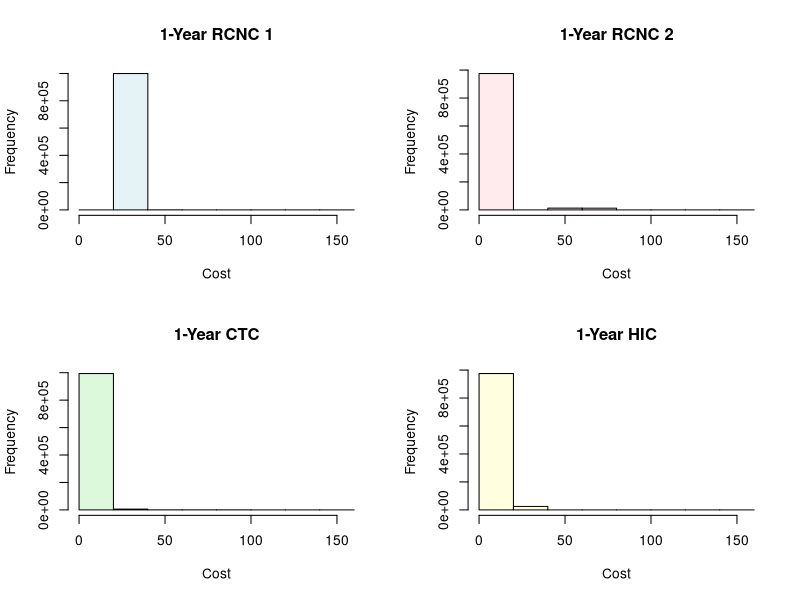
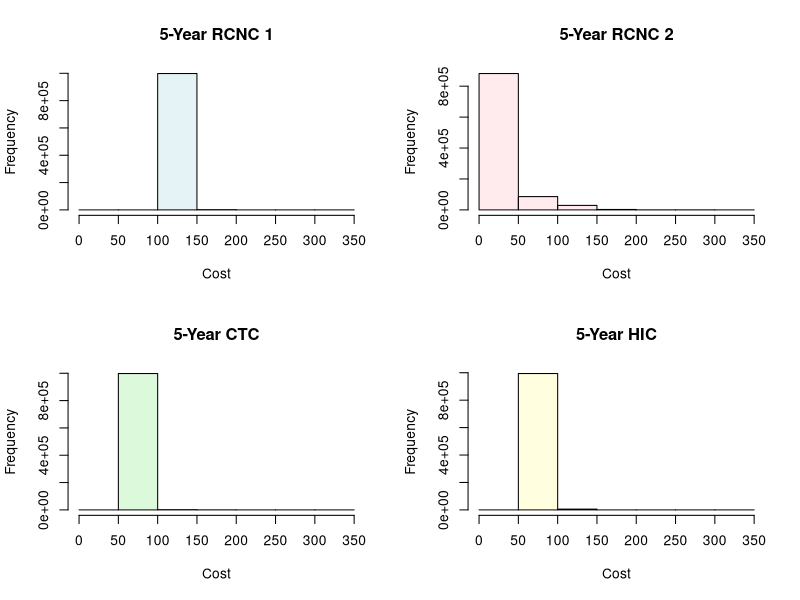
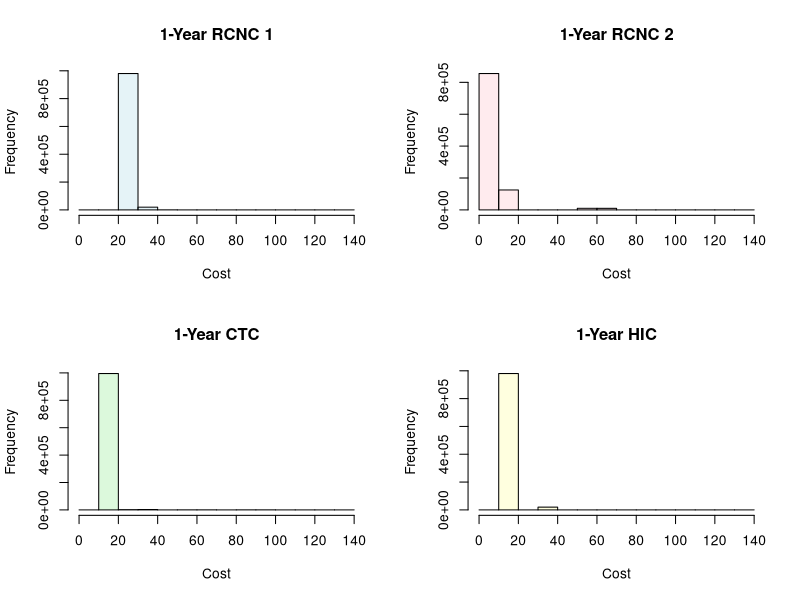
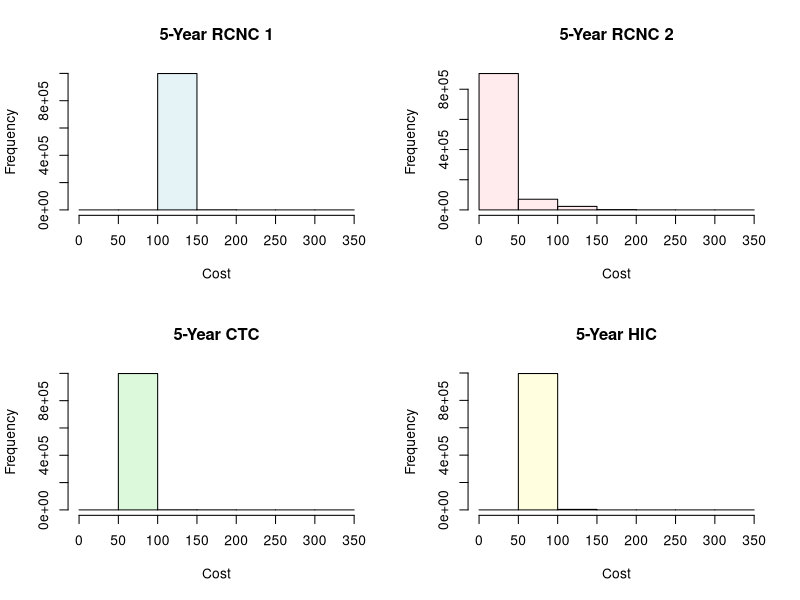

Write R code to recreate these figures, in order.
## ---- chunk 1
knitr::opts_chunk$set(echo = FALSE, message=FALSE, warning=FALSE)
## ---- chunk 2
industry <- 5000000
crash_prob <- 1 / industry

sens <- 1.25 * 5000000
sens_prob <- 1 / sens
## ---- chunk 3
name <- c('Boeing', 'Airbus M200', 'Airbus M300')
number <- c(47, 15, 24)
price <- c(56.4, 78.9, 88.5)
freq <- c(6, 2.25, 2)

mat_table <- matrix(c(name, number, price, freq), nrow = 3, ncol = 4)
knitr::kable(mat_table, col.names = c('Aircraft', 'Number', 'Replacement Cost ($ million)', 'Flights per Day'))
## ---- chunk 4
n <- 1000000

b <- 47
bc <- 56.4

m200 <- 15
m200c <- 78.9

m300 <- 24
m300c <- 88.5
## ---- chunk 5
b_5 <- matrix(nrow = n, ncol = 5)
m200_5 <- matrix(nrow = n, ncol = 5)
m300_5 <- matrix(nrow = n, ncol = 5)

create <- function(n, freq, flights, crash_prob) {
  mat <- matrix(nrow = n, ncol = 5)
  for(i in 1:5) {
    losses <- rbinom(n, round(342 * flights * freq), crash_prob)  
    for (j in 1:n) {
      mat[j, i] <- losses[j]
    }
  }
  return(mat)
}
## ---- chunk 6
inc_dam <- matrix(nrow = n, ncol = 5)
for(inc in 1:5) {
  minc <- runif(n, 1, 5)
  for (inc2 in 1:n) {
    inc_dam[inc2, inc] <- minc[inc2]
  }
}
## ---- chunk 7
# 1 in 5M chance of a crash
b_5 <- create(n, 6, 47, crash_prob)
m200_5 <- create(n, 2.25, 15, crash_prob)
m300_5 <- create (n, 2, 24, crash_prob)

rcnc1_b_fixed <- (0.45 / 100) * b * bc
rc1_200_fixed <- (0.45 / 100) * m200 * m200c
rc1_300_fixed <- (0.45 / 100) * m300 * m300c
rc1_fixed <- rcnc1_b_fixed + rc1_200_fixed + rc1_300_fixed

rcnc1_b_damages <- (0.1) * b_5[1:n, 1] * bc
rc1_200_damages <- (0.1) * m200_5[1:n, 1] * m200c
rc1_300_damages <- (0.1) * m300_5[1:n, 1] * m300c
rc1_dam <- rcnc1_b_damages + rc1_200_damages + rc1_300_damages + (0.1 * inc_dam[1:n, 1])

rcnc1_b_rebate <- 0.2 * ((5 * rcnc1_b_fixed) - (sum(b_5) * bc * 0.1))
rc1_200_rebate <- 0.2 * ((5 * rc1_200_fixed) - (sum(m200_5) * m200c * 0.1))
rc1_300_rebate <- 0.2 * ((5 * rc1_300_fixed) - (sum(m300_5) * m300c * 0.1))
rc_reb <- rcnc1_b_rebate + rc1_200_rebate + rc1_300_rebate

rcnc1 <- rc1_fixed + rc1_dam
rcnc1_5 <- (5 * rc1_fixed) - max(rc_reb, 0) + (rowSums(inc_dam) + (rowSums(b_5) * bc) + (rowSums(m200_5) * m200c) + (rowSums(m300_5) * m300c)) * 0.1 

#RCNC2
#0.10% fleet + min(90% total losses, 1% insured fleet value)

rcnc2_b_fixed <- (0.1 / 100) * b * bc
rc2_200_fixed <- (0.1 / 100) * m200 * m200c
rc2_300_fixed <- (0.1 / 100) * m300 * m300c
rc2_fixed <- rcnc2_b_fixed + rc2_200_fixed + rc2_300_fixed

#losses
rc2_dam <- (0.9) * ((b_5[1:n, 1] * bc) + (m200_5[1:n, 1] * m200c) + 
                      (m300_5[1:n, 1] * m300c) + inc_dam[1:n, 1])

rc2_dam_5 <- (0.9) * ((rowSums(b_5) * bc) + (rowSums(m200_5)* m200c) + 
                        (rowSums(m300_5)* m300c) + rowSums(inc_dam))
  
#insured fleet value
rcnc2_b_fleet <- (0.01) * b * bc
rc2_200_fleet <- (0.01) * m200 * m200c
rc2_300_fleet <- (0.01) * m300 * m300c
rc2_fleet <- rcnc2_b_fleet + rc2_200_fleet + rc2_300_fleet

rcnc2 <- rc2_fixed + pmin(rc2_dam, rc2_fleet)
rcnc2_5 <- (5 * rc2_fixed) + pmin(rc2_dam_5, (5 * rc2_fleet))

#CTC
#$13mil annually + 10% losses up to 80mil + anything over 80mil
ctc_fixed <- 13

ctc_damages_1 <- ((b_5[1:n, 1] * bc) + (m200_5[1:n, 1] * m200c) + (m300_5[1:n, 1] * m300c) + inc_dam[1:n, 1])
ctc_dam_1 <- ifelse(ctc_damages_1 > 80, ((0.1 * ctc_damages_1) + (ctc_damages_1 - 80)),((0.1) * ctc_damages_1))

ctc_dam <- replicate(n, 0)
for(col in 1:5) {
  ctc_damages <- ((b_5[1:n, col] * bc) + (m200_5[1:n, col] * m200c) + 
                    (m300_5[1:n, col] * m300c) + inc_dam[1:n, col])
  ctc_dams <- ifelse(ctc_damages > 80, ((0.1 * ctc_damages) + (ctc_damages - 80)), ((0.1) * ctc_damages))
  ctc_dam <- ctc_dam + ctc_dams
}
#ctc_dam

ctc <- ctc_fixed + ctc_dam_1

ctc_5 <- ctc_dam + (5 * ctc_fixed)

#HIC
#0.165% fleet + losses upto $24 mil + 3.5% cumulative profits rebate @ end of 5yrs.
hic_b_fixed <- (0.165 / 100) * b * bc
hic_200_fixed <- (0.165 / 100) * m200 * m200c
hic_300_fixed <- (0.165 / 100) * m300 * m300c
hic_fixed <- hic_b_fixed + hic_200_fixed + hic_300_fixed

hic_damages_1 <- ((b_5[1:n, 1] * bc) + (m200_5[1:n, 1] * m200c) + (m300_5[1:n, 1] * m300c) + inc_dam[1:n, 1])
hic_dam_1 <- ifelse(hic_damages_1 > 24.0, 24.0, hic_damages_1)

hic_dam <- replicate(n, 0)
for(col_h in 1:5) {
  hic_damages <- ((b_5[1:n, col_h] * bc) + (m200_5[1:n, col_h] * m200c) + (m300_5[1:n, col_h] * m300c) + inc_dam[1:n, col_h])
  hic_dams <- ifelse(hic_damages > 24, 24, hic_damages)
  hic_dam <- hic_dam + hic_dams
}

hic_reb <- 0.035 * ((5 * hic_fixed) - mean(hic_dam))

hic <- hic_fixed + hic_dam_1
hic_5 <- hic_dam - hic_reb + (5 * hic_fixed)

#to create the table

name <- c('Plan', 'Mean > 37 Million (%)', 'Year 1 (Millions)', 'Standard Deviation', 'Total (Millions)')
plan <- c('RCNC1', 'RCNC2', 'CTC', 'HIC')
mean <- c(round(mean(rcnc1 > 37) * 100, 4), round(mean(rcnc2 > 37) * 100, 4), round(mean(ctc > 37) * 100, 4), round(mean(hic > 37) * 100, 4))
y1 <- c(round(mean(rcnc1), 3), round(mean(rcnc2), 3), round(mean(ctc), 3), round(mean(hic), 3))
sd <- c(round(sd(rcnc1), 3), round(sd(rcnc2), 3), round(sd(ctc), 3), round(sd(hic), 3))
total <- c(round(mean(rcnc1_5), 3), round(mean(rcnc2_5), 3), round(mean(ctc_5), 3), round(mean(hic_5), 3))

ind_table <- matrix(c(plan, mean, y1, sd, total), nrow = 4, ncol = 5)
knitr::kable(ind_table, col.names = name)

min_breaks <- min(c(rcnc1, rcnc2, ctc, hic))
max_breaks <- max(c(rcnc1, rcnc2, ctc, hic))
ax <- pretty(min_breaks:max_breaks, n = 10)
hgA <- hist(rcnc1, breaks = ax, plot = FALSE)
hgB <- hist(rcnc2, breaks = ax, plot = FALSE)
hgC <- hist(ctc, breaks = ax, plot = FALSE)
hgD <- hist(hic, breaks = ax, plot = FALSE)

c1 <- rgb(173,216,230,max = 255, alpha = 80, names = "lt.blue")
c2 <- rgb(255,192,203, max = 255, alpha = 80, names = "lt.pink")
c3 <- rgb(144,238,144, max = 255, alpha = 80, names = "lt.green")
c4 <- rgb(255,255,153, max = 255, alpha = 80, names = "lt.pink")

par(mfrow=c(2,2))
plot(hgA, col = c1, main='1-Year RCNC 1', xlab='Cost')
plot(hgB, col = c2, main='1-Year RCNC 2', xlab='Cost', horizontal=TRUE)
plot(hgC, col = c3, main='1-Year CTC', xlab='Cost')
plot(hgD, col = c4, main='1-Year HIC', xlab='Cost', horizontal=TRUE)

min_breaks <- min(c(rcnc1_5, rcnc2_5, ctc_5, hic_5))
max_breaks <- max(c(rcnc1_5, rcnc2_5, ctc_5, hic_5))
ax <- pretty(min_breaks:max_breaks, n = 10)
hgA <- hist(rcnc1_5, breaks = ax, plot = FALSE)
hgB <- hist(rcnc2_5, breaks = ax, plot = FALSE)
hgC <- hist(ctc_5, breaks = ax, plot = FALSE)
hgD <- hist(hic_5, breaks = ax, plot = FALSE)

par(mfrow=c(2,2))
plot(hgA, col = c1, main='5-Year RCNC 1', xlab='Cost')
plot(hgB, col = c2, main='5-Year RCNC 2', xlab='Cost', horizontal=TRUE)
plot(hgC, col = c3, main='5-Year CTC', xlab='Cost')
plot(hgD, col = c4, main='5-Year HIC', xlab='Cost', horizontal=TRUE)
## ---- chunk 8
# 25% safer crash rates
b_5 <- create(n, 6, 47, sens_prob)
m200_5 <- create(n, 2.25, 15, sens_prob)
m300_5 <- create (n, 2, 24, sens_prob)

rcnc1_b_fixed <- (0.45 / 100) * b * bc
rc1_200_fixed <- (0.45 / 100) * m200 * m200c
rc1_300_fixed <- (0.45 / 100) * m300 * m300c
rc1_fixed <- rcnc1_b_fixed + rc1_200_fixed + rc1_300_fixed

rcnc1_b_damages <- (0.1) * b_5[1:n, 1] * bc
rc1_200_damages <- (0.1) * m200_5[1:n, 1] * m200c
rc1_300_damages <- (0.1) * m300_5[1:n, 1] * m300c
rc1_dam <- rcnc1_b_damages + rc1_200_damages + rc1_300_damages + (0.1 * inc_dam[1:n, 1])

rcnc1_b_rebate <- 0.2 * ((5 * rcnc1_b_fixed) - (sum(b_5) * bc * 0.1))
rc1_200_rebate <- 0.2 * ((5 * rc1_200_fixed) - (sum(m200_5) * m200c * 0.1))
rc1_300_rebate <- 0.2 * ((5 * rc1_300_fixed) - (sum(m300_5) * m300c * 0.1))
rc_reb <- rcnc1_b_rebate + rc1_200_rebate + rc1_300_rebate

rcnc1 <- rc1_fixed + rc1_dam
rcnc1_5 <- (5 * rc1_fixed) - max(rc_reb, 0) + (rowSums(inc_dam) + (rowSums(b_5) * bc) + (rowSums(m200_5) * m200c) + (rowSums(m300_5) * m300c)) * 0.1 

#RCNC2
#0.10% fleet + min(90% total losses, 1% insured fleet value)

rcnc2_b_fixed <- (0.1 / 100) * b * bc
rc2_200_fixed <- (0.1 / 100) * m200 * m200c
rc2_300_fixed <- (0.1 / 100) * m300 * m300c
rc2_fixed <- rcnc2_b_fixed + rc2_200_fixed + rc2_300_fixed

#losses
rc2_dam <- (0.9) * ((b_5[1:n, 1] * bc) + (m200_5[1:n, 1] * m200c) + 
                      (m300_5[1:n, 1] * m300c) + inc_dam[1:n, 1])

rc2_dam_5 <- (0.9) * ((rowSums(b_5) * bc) + (rowSums(m200_5)* m200c) + 
                        (rowSums(m300_5)* m300c) + rowSums(inc_dam))
  
#insured fleet value
rcnc2_b_fleet <- (0.01) * b * bc
rc2_200_fleet <- (0.01) * m200 * m200c
rc2_300_fleet <- (0.01) * m300 * m300c
rc2_fleet <- rcnc2_b_fleet + rc2_200_fleet + rc2_300_fleet

rcnc2 <- rc2_fixed + pmin(rc2_dam, rc2_fleet)
rcnc2_5 <- (5 * rc2_fixed) + pmin(rc2_dam_5, (5 * rc2_fleet))

#CTC
#$13mil annually + 10% losses up to 80mil + anything over 80mil
ctc_fixed <- 13

ctc_damages_1 <- ((b_5[1:n, 1] * bc) + (m200_5[1:n, 1] * m200c) + (m300_5[1:n, 1] * m300c) + inc_dam[1:n, 1])
ctc_dam_1 <- ifelse(ctc_damages_1 > 80, ((0.1 * ctc_damages_1) + (ctc_damages_1 - 80)),((0.1) * ctc_damages_1))

ctc_dam <- replicate(n, 0)
for(col in 1:5) {
  ctc_damages <- ((b_5[1:n, col] * bc) + (m200_5[1:n, col] * m200c) + 
                    (m300_5[1:n, col] * m300c) + inc_dam[1:n, col])
  ctc_dams <- ifelse(ctc_damages > 80, ((0.1 * ctc_damages) + (ctc_damages - 80)), ((0.1) * ctc_damages))
  ctc_dam <- ctc_dam + ctc_dams
}
#ctc_dam

ctc <- ctc_fixed + ctc_dam_1

ctc_5 <- ctc_dam + (5 * ctc_fixed)

#HIC
#0.165% fleet + losses upto $24 mil + 3.5% cumulative profits rebate @ end of 5yrs.
hic_b_fixed <- (0.165 / 100) * b * bc
hic_200_fixed <- (0.165 / 100) * m200 * m200c
hic_300_fixed <- (0.165 / 100) * m300 * m300c
hic_fixed <- hic_b_fixed + hic_200_fixed + hic_300_fixed

hic_damages_1 <- ((b_5[1:n, 1] * bc) + (m200_5[1:n, 1] * m200c) + (m300_5[1:n, 1] * m300c) + inc_dam[1:n, 1])
hic_dam_1 <- ifelse(hic_damages_1 > 24.0, 24.0, hic_damages_1)

hic_dam <- replicate(n, 0)
for(col_h in 1:5) {
  hic_damages <- ((b_5[1:n, col_h] * bc) + (m200_5[1:n, col_h] * m200c) + 
                    (m300_5[1:n, col_h] * m300c) + inc_dam[1:n, col_h])
  hic_dams <- ifelse(hic_damages > 24, 24, hic_damages)
  hic_dam <- hic_dam + hic_dams
}

hic_reb <- 0.035 * ((5 * hic_fixed) - mean(hic_dam))

hic <- hic_fixed + hic_dam_1
hic_5 <- hic_dam - hic_reb + (5 * hic_fixed)

#to create the table

name <- c('Plan', 'Mean > 37 Million (%)', 'Year 1 (Millions)', 'Standard Deviation', 'Total (Millions)')
plan <- c('RCNC1', 'RCNC2', 'CTC', 'HIC')
mean <- c(round(mean(rcnc1 > 37) * 100, 4), round(mean(rcnc2 > 37) * 100, 4), round(mean(ctc > 37) * 100, 4), round(mean(hic > 37) * 100, 4))
y1 <- c(round(mean(rcnc1), 3), round(mean(rcnc2), 3), round(mean(ctc), 3), round(mean(hic), 3))
sd <- c(round(sd(rcnc1), 3), round(sd(rcnc2), 3), round(sd(ctc), 3), round(sd(hic), 3))
total <- c(round(mean(rcnc1_5), 3), round(mean(rcnc2_5), 3), round(mean(ctc_5), 3), round(mean(hic_5), 3))

ind_table <- matrix(c(plan, mean, y1, sd, total), nrow = 4, ncol = 5)
knitr::kable(ind_table, col.names = name)

min_breaks <- min(c(rcnc1, rcnc2, ctc, hic))
max_breaks <- max(c(rcnc1, rcnc2, ctc, hic))
ax <- pretty(min_breaks:max_breaks, n = 10)
hgA <- hist(rcnc1, breaks = ax, plot = FALSE)
hgB <- hist(rcnc2, breaks = ax, plot = FALSE)
hgC <- hist(ctc, breaks = ax, plot = FALSE)
hgD <- hist(hic, breaks = ax, plot = FALSE)

c1 <- rgb(173,216,230,max = 255, alpha = 80, names = "lt.blue")
c2 <- rgb(255,192,203, max = 255, alpha = 80, names = "lt.pink")
c3 <- rgb(144,238,144, max = 255, alpha = 80, names = "lt.green")
c4 <- rgb(255,255,153, max = 255, alpha = 80, names = "lt.pink")

par(mfrow=c(2,2))
plot(hgA, col = c1, main='1-Year RCNC 1', xlab='Cost')
plot(hgB, col = c2, main='1-Year RCNC 2', xlab='Cost', horizontal=TRUE)
plot(hgC, col = c3, main='1-Year CTC', xlab='Cost')
plot(hgD, col = c4, main='1-Year HIC', xlab='Cost', horizontal=TRUE)

min_breaks <- min(c(rcnc1_5, rcnc2_5, ctc_5, hic_5))
max_breaks <- max(c(rcnc1_5, rcnc2_5, ctc_5, hic_5))
ax <- pretty(min_breaks:max_breaks, n = 10)
hgA <- hist(rcnc1_5, breaks = ax, plot = FALSE)
hgB <- hist(rcnc2_5, breaks = ax, plot = FALSE)
hgC <- hist(ctc_5, breaks = ax, plot = FALSE)
hgD <- hist(hic_5, breaks = ax, plot = FALSE)

par(mfrow=c(2,2))
plot(hgA, col = c1, main='5-Year RCNC 1', xlab='Cost')
plot(hgB, col = c2, main='5-Year RCNC 2', xlab='Cost', horizontal=TRUE)
plot(hgC, col = c3, main='5-Year CTC', xlab='Cost')
plot(hgD, col = c4, main='5-Year HIC', xlab='Cost', horizontal=TRUE)
